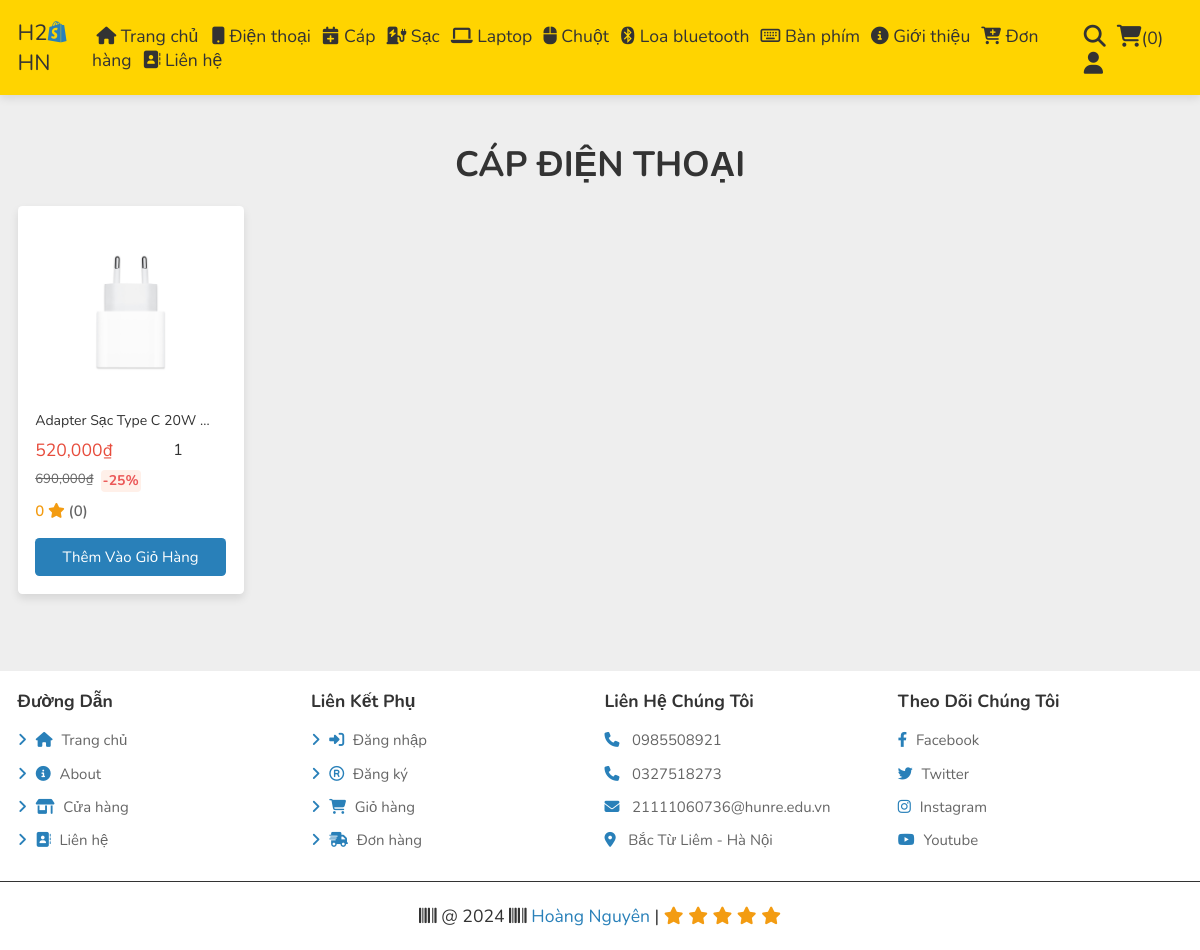
Screenshot of /all_sạc_điện_thoại.php with the database file from the repository.
### tables this page shows
CREATE TABLE `products` (
  `id` int(200) NOT NULL,
  `name` varchar(200) NOT NULL,
  `key_word` varchar(200) NOT NULL,
  `brand` varchar(100) NOT NULL,
  `quantity_sp` int(200) NOT NULL,
  `details` varchar(2000) NOT NULL,
  `details1` varchar(2000) NOT NULL,
  `details2` varchar(2000) NOT NULL,
  `details3` varchar(2000) NOT NULL,
  `details4` varchar(2000) NOT NULL,
  `details5` varchar(2000) NOT NULL,
  `import_price` int(200) NOT NULL,
  `price` int(200) NOT NULL,
  `discount` int(200) NOT NULL,
  `image_01` varchar(100) NOT NULL,
  `image_02` varchar(100) NOT NULL,
  `image_03` varchar(100) NOT NULL,
  `details_1` varchar(200) NOT NULL,
  `details_2` varchar(200) NOT NULL,
  `details_3` varchar(200) NOT NULL,
  `details_4` varchar(200) NOT NULL,
  `details_5` varchar(200) NOT NULL,
  `details_6` varchar(200) NOT NULL,
  `details_7` varchar(200) NOT NULL,
  `details_8` varchar(200) NOT NULL,
  `details_9` varchar(200) NOT NULL,
  `details_10` varchar(200) NOT NULL,
  `details_11` varchar(200) NOT NULL,
  `date` datetime NOT NULL DEFAULT current_timestamp()
);

### all_sạc_điện_thoại.php (the view, shortened to what this page needs)
<?php
include 'components/connect.php';
?>
<!DOCTYPE html>
<html lang="en">
<head>
   <link rel="stylesheet" href="https://cdnjs.cloudflare.com/ajax/libs/font-awesome/6.1.1/css/all.min.css">
   <link rel="stylesheet" href="css/style.css">
</head>
<body>
<?php include 'components/user_header.php'; ?>
<section class="products">
   <h1 class="heading">cáp điện thoại</h1>
   <swiper-container class="mySwiper" init="false">
        <swiper-slide>
                <div class="box-container">
                <?php
                    $loai = 'sạc';
                    $select_products = $conn->prepare("SELECT * FROM `products` WHERE name LIKE '%{$loai}%'");
                    $select_products->execute();
                    if($select_products->rowCount() > 0){
                    while($fetch_product = $select_products->fetch(PDO::FETCH_ASSOC)){
                        $post_id = $fetch_product['id'];
                        $total_ratings = 0;
                        $select_ratings = $conn->prepare("SELECT * FROM `reviews` WHERE post_id = ?");
                        $select_ratings->execute([$fetch_product['id']]);
                        $total_reivews = $select_ratings->rowCount();
                        if($total_reivews != 0){
                            $average = round($total_ratings / $total_reivews, 1);
                        }else{
                            $average = 0;
                        }
                        $count_reviews = $conn->prepare("SELECT * FROM `reviews` WHERE post_id = ?");
                        $count_reviews->execute([$post_id]);
                        $total_reviews = $count_reviews->rowCount();
                ?>
                <form action="" method="post" class="box">
                    <img src="kho_ảnh/<?= $fetch_product['image_01']; ?>" alt="">
                    <div class="name"><?= $fetch_product['name']; ?> </div>
                    <div class="flex">
                        <div class="price"><?= number_format($fetch_product['discount']); ?><span>₫</span></div>
                        <input type="number" name="qty" class="qty" min="1" max="99" onkeypress="if(this.value.length == 2) return false;" value="1">
                    </div>
                    <div class="dis">
                        <div class="price1"><?= number_format($fetch_product['price']); ?><span>₫</span></div>
                        <small><?= $km =  round((($fetch_product ['discount'] - $fetch_product ['price']) / $fetch_product ['price']) * 100) ; ?>%</small>
                    </div>
                    <p class="total-reviews"> <span><?= $average ?></span> <i class="fas fa-star">  <span> (<?= $total_reviews; ?>)</span></i>  </p>
                    <input type="submit" value="thêm vào giỏ hàng" class="btn" name="add_to_cart">
                </form>
                <?php
                    }
                }else{
                    echo '<p class="empty">không tìm thấy sản phẩm!</p>';
                }
                ?>
                </div>
        </swiper-slide>
   </swiper-container>
</section>
<?php include 'components/cuối_trang_user.php'; ?>
</body>
</html>

### css/style.css (style rules this page uses)
:root { --main-color:#2980b9; --orange:#f39c12; --green:#27ae60; --red:#e74c3c; --black:#333; --white:#fff; --light-color:#666; --light-colo2:#999; --light-bg:#eee; --border:.1rem solid var(--black); --box-shadow:0 .5rem 1rem rgba(0,0,0,.1); }
* { font-family: 'Nunito', sans-serif; margin:0; padding:0; box-sizing: border-box; outline: none; border:none; text-decoration: none; }
html { font-size: 62.5%; overflow-x: hidden; }
body { background-color: var(--light-bg); }
section { padding:2rem; max-width: 1500px; margin:0 auto; }
.heading { margin-top: 2rem; font-size: 4rem; color:var(--black); margin-bottom: 2rem; text-align: center; text-transform: uppercase; }
.btn, .delete-btn, .option-btn { display: block; width: 100%; margin-top: 1rem; border-radius: .5rem; padding:1rem 3rem; font-size: 1.7rem; text-transform: capitalize; color:var(--white); cursor: pointer; text-align: center; }
.btn { background-color: var(--main-color); }
.box .total-reviews { font-size: 1.7rem; padding: 1rem 0; }
.box .total-reviews i { color: var(--orange); }
.box .total-reviews i span { color: var(--light-color); }
.box .total-reviews span { font-weight: 600; color: var(--orange); }
.products { margin-top: 10px; margin-bottom: 10px; border-radius: 10px; }
.products .box-container { display: grid; grid-template-columns: repeat(5,minmax(0,1fr)); margin-bottom: 50px; gap: 1rem; justify-content: center; align-items: flex-start; }
.products .box-container .box { position: relative; background-color: var(--white); box-shadow: var(--box-shadow); border-radius: .5rem; padding:2rem; overflow: hidden; }
.products .box-container .box img { height: 20rem; width: 100%; object-fit: contain; margin-bottom: 1rem; }
.products .box-container .box .name { width: 220px; overflow: hidden; white-space: nowrap; text-overflow: ellipsis; font-size: 1.6rem; color:var(--black); }
.products .box-container .box .flex { display: flex; align-items: center; gap:1rem; }
.products .box-container .box .flex .qty { width: 7rem; padding:1rem; font-size: 1.8rem; color:var(--black); border-radius: .5rem; }
.products .box-container .box .flex .price { font-size: 2rem; color:var(--red); margin-right: auto; }
.products .box-container .box .dis { display: flex; }
.products .box-container .box .dis small { color: #eb5757; background: #fff0e9; border-radius: 4px; font-weight: 700; padding: 1px 2px 2px 2px; margin-left: 7px; font-size: 14px; }
.products .box-container .box .price1 { color: var(--light-color); font-size: 1.5rem; text-decoration-line: line-through; }
@media (max-width:1250px) { html { font-size: 55%; } }
@media (max-width:1250px) { .products .box-container .box .name { width: 180px; overflow: hidden; white-space: nowrap; text-overflow: ellipsis; font-size: 1.6rem; color:var(--black); } }

### components/cuối_trang_user.php (style rules this page uses)
.fa-star { color: #f39c12; }

### rows the page displays
products: image_01 (picture), name "Adapter Sạc Type C 20W…", discount "520,000", price "690,000", discount+price "-25", average "0", total_reviews "0"

### other values shown
$total_cart_counts "0"
